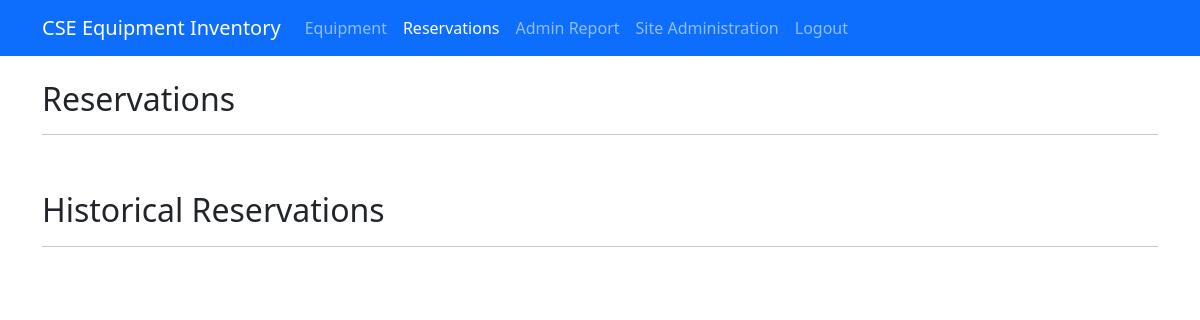
Page /reservations/ (signed in) on the earlier database version.
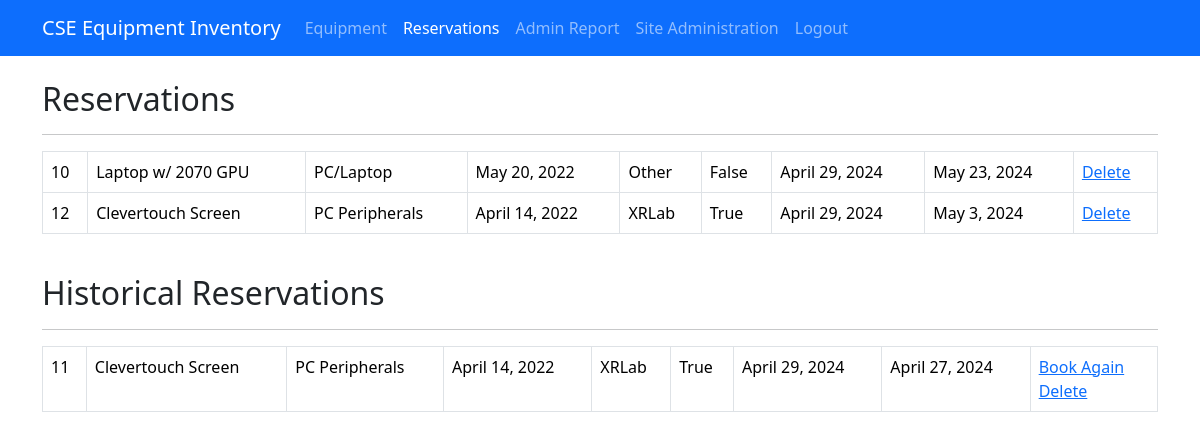
Same page on the later database version.
### inventory_management/models.py (models this page shows)
class Reservation(models.Model):
    equipment = models.ForeignKey(Equipment, on_delete=models.CASCADE)
    user = models.ForeignKey(User, on_delete=models.CASCADE)
    start_date = models.DateField()
    end_date = models.DateField()

class Equipment(models.Model):
    EQUIPMENT_TYPES = [
        ('pclaptops', 'PC/Laptop'),
        ('vrheadset', 'VR Headset'),
        ('camsensor', 'Camera/Sensors'),
        ('pcperipheral', 'PC Peripherals'),
        ('furniture', 'Furniture'),
        ('tripod', 'Tripod'),
        ('powercable', 'Power/Cable'),
        ('vrcontroller', 'VR Controller'),
        ('other', 'Other'),
    ]
    LOCATIONS = [
        ('XRLabBlueCabinet', 'XRLab Blue Cabinet'),
        ('XRLab', 'XRLab'),
        ('XRLabBlueCabinetLarge', 'XRLab Blue Cabinet Large'),
        ('XRLabMediumWoodenCabinet', 'XRLab Medium Wooden Cabinet'),
        ('other', 'Other'),
    ]
    name = models.CharField(max_length=100)
    type = models.CharField(max_length=50, choices=EQUIPMENT_TYPES)
    quantity = models.IntegerField(default=1)
    audit = models.DateField(null=True, blank=True)
    location = models.CharField(max_length=100, choices=LOCATIONS)
    onsite = models.BooleanField(default=False)

### inventory_management/views.py (the view)
# urls.py: path('reservations/', views.reservations, name='reservations'),
@login_required
def reservations(request):
    reservations_list = Reservation.objects.filter(user=request.user)
    debug_message = ''
    context = {'reservations_list': reservations_list, 'debug_message': debug_message, 'now': timezone.now().date()}
    return render(request, 'reservations.html', context)

### templates/reservations.html (shortened to what this page needs)
{% extends 'base.html' %}
{% block reservations_active %}active{% endblock %}
{% block content %}
<h2>Reservations</h2>
<hr>
<div class="table-responsive">
    <table class="table table-bordered" id="activeResTable">
        <tbody>
            {% load tz %}
            {% for reservation in reservations_list %}
                {% if reservation.end_date|date:'Y-m-d' >= now|date:'Y-m-d' %}
                <tr>
                    <td>{{ reservation.id }}</td>
                    <td>{{ reservation.equipment.name }}</td>
                    <td>{{ reservation.equipment.get_type_display }}</td>
                    <td>{{ reservation.equipment.audit }}</td>
                    <td>{{ reservation.equipment.get_location_display }}</td>
                    <td>{{ reservation.equipment.onsite }}</td>
                    <td>{{ reservation.start_date }}</td>
                    <td>{{ reservation.end_date }}</td>
                    <td><a href="{% url 'delete_reservation' reservation.pk %}">Delete</a></td>
                </tr>
                {% endif %}
            {% endfor %}
        </tbody>
    </table>
</div>
<br>
<h2>Historical Reservations</h2>
<hr>
<div class="table-responsive">
    <table class="table table-bordered" id="hisResTable">
        <tbody>
            {% for reservation in reservations_list %}
                {% if reservation.end_date|date:'Y-m-d' < now|date:'Y-m-d' %}
                <tr>
                    <td>{{ reservation.id }}</td>
                    <td>{{ reservation.equipment.name }}</td>
                    <td>{{ reservation.equipment.get_type_display }}</td>
                    <td>{{ reservation.equipment.audit }}</td>
                    <td>{{ reservation.equipment.get_location_display }}</td>
                    <td>{{ reservation.equipment.onsite }}</td>
                    <td>{{ reservation.start_date }}</td>
                    <td>{{ reservation.end_date }}</td>
                    <td>
                        <a href="{% url 'make_reservation' reservation.equipment.id %}">Book Again</a>
                        <br>
                        <a href="{% url 'delete_reservation' reservation.pk %}">Delete</a>
                    </td>
                </tr>
                {% endif %}
            {% endfor %}
        </tbody>
    </table>
</div>
{% endblock %}

### templates/base.html (shortened to what this page needs)
<!DOCTYPE html>
<html lang="en">
<head>
    {% load static %}
    <link rel="stylesheet" href="{% static 'bootstrap.min.css' %}">
    <link rel="stylesheet" href="{% static 'dataTables.min.css' %}">
</head>
<body>
<nav class="navbar navbar-expand-lg navbar-dark bg-primary">
    <div class="container">
        <a class="navbar-brand" href="#">CSE Equipment Inventory</a>
        <div class="collapse navbar-collapse" id="navbarNav">
            <ul class="navbar-nav">
                {% if user.is_authenticated %}
                <li class="nav-item">
                    <a class="nav-link {% block equipment_active %}{% endblock %}" href="{% url 'equipment' %}">Equipment</a>
                </li>
                <li class="nav-item">
                    <a class="nav-link {% block reservations_active %}{% endblock %}" href="{% url 'reservations' %}">Reservations</a>
                </li>
                {% if user.is_staff %}
                <li class="nav-item">
                    <a class="nav-link {% block admin_active %}{% endblock %}" href="{% url 'admin' %}">Admin Report</a>
                </li>
                <li class="nav-item">
                    <a class="nav-link" href="/django_admin/">Site Administration</a>
                </li>
                {% endif %}
                <li class="nav-item">
                    <a class="nav-link" href="{% url 'logout' %}">Logout</a>
                </li>
                {% endif %}
            </ul>
        </div>
    </div>
</nav>
<main class="container mt-4">
    {% block content %}
    {% endblock %}
</main>
</body>
</html>

Differences in the rows shown:
added Reservation: id "10", equipment.name "Laptop w/ 2070 GPU", equipment.type "PC/Laptop", equipment.audit "May 20, 2022", equipment.location "Other", equipment.onsite "False", start_date "April 29, 2024", end_date "May 23, 2024", shown under "Reservations"
added Reservation: id "12", equipment.name "Clevertouch Screen", equipment.type "PC Peripherals", equipment.audit "April 14, 2022", equipment.location "XRLab", equipment.onsite "True", start_date "April 29, 2024", end_date "May 3, 2024", shown under "Reservations"
added Reservation: id "11", equipment.name "Clevertouch Screen", equipment.type "PC Peripherals", equipment.audit "April 14, 2022", equipment.location "XRLab", equipment.onsite "True", start_date "April 29, 2024", end_date "April 27, 2024", shown under "Historical Reservations"
